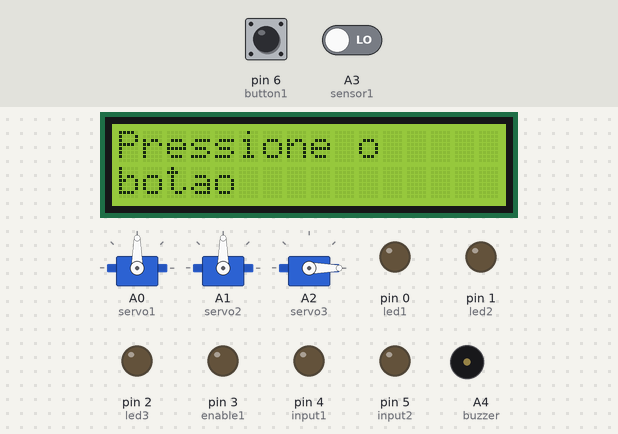
Bench run of a sketch on a simulated Arduino Uno, built with avr-gcc and run on an emulated ATmega328P. Parts: 16×2 character LCD, 3 × servo, output pins drawn as LEDs (lit = HIGH), buzzer (waves = sounding, pin HIGH). The inputs (shaded band) are chosen by the test bench; at power-on: pin 6 (button1) LOW, A3 (sensor1) LOW.

Above: at 3.2 s.
3.3 s: pin 6 (button1) pulled HIGH for 0.15 s
At 4.1 s:
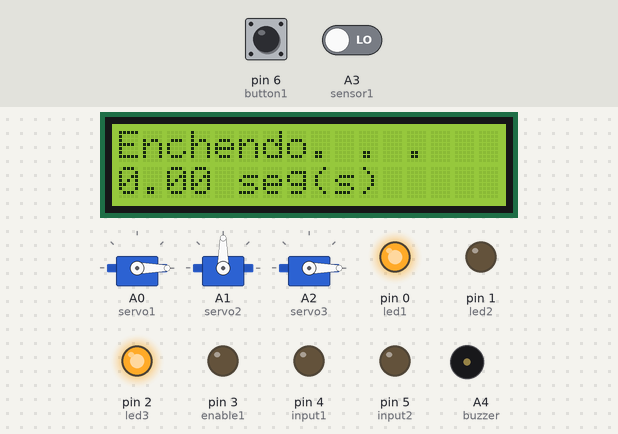
At 14.8 s:
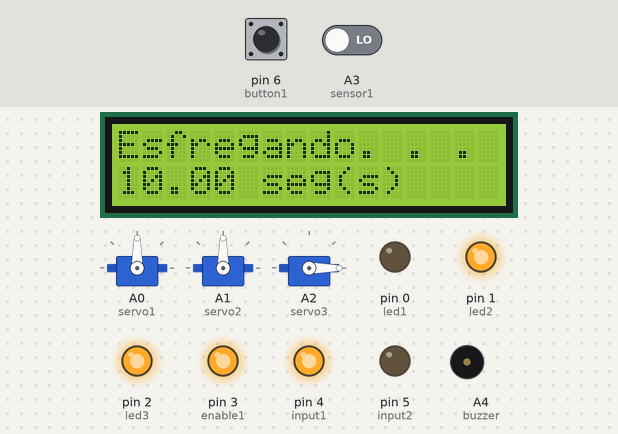
Timing chart, 0 to 16.8 s (numbered marks = the images above; inputs shaded):
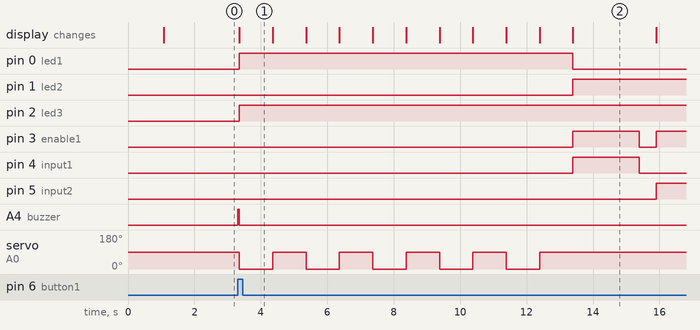

Measured:
- after the input at 3.3 s, pin 0 (led1): LOW → HIGH after 0.05 s, → LOW 10.0 s later; pin 1 (led2): LOW → HIGH after 10.1 s; pin 2 (led3): LOW → HIGH after 0.05 s; pin 3 (enable1): LOW → HIGH after 10.1 s, → LOW 2.0 s later, → HIGH 0.50 s later; pin 4 (input1): LOW → HIGH after 10.1 s, → LOW 2.0 s later; the display: changes after 0.06 s (image 1)

The sketch:

projeto_maquina_de_lavar1.ino
```cpp
#include <LiquidCrystal.h>
#include <Servo.h>
#include <IRremote.h>

// Para iniciar pressione o botão ou o número 0 no controle remoto //

int led1= 0;
int led2= 1;
int led3= 2;
int enable1 = 3;
int input1 = 4;
int input2 = 5;
int button1 = 6;
IRrecv irrecv = 7;

LiquidCrystal lcd(13, 12, 11, 10, 9, 8);

int sensor1 = A3;
int buzzer = A4;

int val;
float tempo;
bool isRedOn = false;


decode_results results;

Servo servo1;
Servo servo2;
Servo servo3;


void setup()
{
 lcd.begin(16,2);
 lcd.clear();
 lcd.print("Bem vindo");
 delay(1000);
 lcd.clear();
 lcd.print("Pressione o");
 lcd.setCursor(0,1);
 lcd.print("botao");
 delay(1000);

 pinMode(input1, OUTPUT);
 pinMode(enable1,OUTPUT);
 pinMode(input2, OUTPUT);
 pinMode(led1,   OUTPUT);
 pinMode(led2,   OUTPUT);
 pinMode(led3,   OUTPUT);
 pinMode(buzzer, OUTPUT);
 pinMode(sensor1, INPUT);
 pinMode(button1, INPUT);

 servo1.attach(A0);
 servo2.attach(A1);
 servo3.attach(A2);

 //Serial.begin(9600);

 irrecv.enableIRIn();
}


void beep()
{
 analogWrite(buzzer, 150);
 delay(50);
 analogWrite(buzzer,0);
}


void rotateLeft()
{
 digitalWrite(enable1, HIGH);
 digitalWrite(input1, HIGH);
}


void rotateRight()
{
 digitalWrite(enable1, HIGH);
 digitalWrite(input2, HIGH);
}


void parar()
{
 digitalWrite(enable1, LOW);
 digitalWrite(input1, LOW);
 digitalWrite(input2, LOW);
}


void abreTampa()
{
 servo3.write(90);
}


void fechaTampa()
{
 servo3.write(0);
}


void texto1()
{
 lcd.clear();
 lcd.print("TAMPA ABERTA!");
 delay(1500);
}


void texto2()
{
 lcd.clear();
 lcd.print("  Pressione o   ");
 lcd.setCursor(0,1);
 lcd.print("     botao!     ");
}


void timer0()
{
 lcd.setCursor(0,1);
 lcd.print(tempo);
 lcd.print(" seg(s)");
}


void timer1()
{
 lcd.setCursor(0,1);
 lcd.print(tempo++);
 lcd.print(" seg(s)");
}


void timer2()
{
 lcd.setCursor(0,1);
 lcd.print(tempo=tempo+2.5);
 lcd.print(" seg(s)");
}


void controleremoto()
{
 if(irrecv.decode(&results))
  {
   //Serial.println(results.value, HEX);
   switch (results.value)
    {
     case 0xFD30CF: //botao0
       beep();
       fechaTampa();
       digitalWrite(led3,HIGH);
       operacao();
       abreTampa();
 	   delay(5000);
       break;

     case 0xFD08F7:  //botao1

       break;

     case 0xFD8877:  //botao2

       break;

     case 0xFD48B7:  //botao3

       break;

     case 0xFD28D7:  //botao4

       break;

     case 0xFDA857:  //botao5

       break;

      case 0xFD6897: //botao6

       break;

     case 0xFD18E7:  //botao7

       break;

     case 0xFD9867:  //botao8

       break;

     case 0xFD58A7:  //botao9

      break;
    }
    irrecv.resume();
  }
}


void operacao()
{
	       //Encher com água
   	  for(int cont=0;cont<5;cont++)
      	   {
            digitalWrite(led1,HIGH);
            lcd.clear();
            lcd.print("Enchendo. . .");
		    timer1();
		    servo1.write(0);
 		    delay(1000);
            timer1();
		    servo1.write(90);
 		    delay(1000);

           }

    		    //Esfregar
   	  for(int cont=0;cont<5;cont++)
       	   {
        	digitalWrite(led1,LOW);
            digitalWrite(led2,HIGH);
            lcd.clear();
            lcd.print("Esfregando. . .");
            timer0();
            rotateLeft();
		    delay(2000);
		    parar();
            delay(500);
            timer2();
		    rotateRight();
		    delay(2000);
            parar();
            delay(500);
            timer2();
           }

    			// Repouso
   	  for(int cont=0;cont<5;cont++)
           {
        	digitalWrite(led2,LOW);
    		digitalWrite(led1,HIGH);
    		lcd.clear();
        	lcd.print("De molho. . .");
    		timer0();
  			delay(1000);
           	timer1();
           }

  				// Retirar a água
   	  for(int cont=0;cont<5;cont++)
           {
        	digitalWrite(led1,LOW);
           	digitalWrite(led2,HIGH);
            lcd.clear();
            lcd.print("Esvaziando. . .");
           	timer1();
            servo2.write(0);
 			delay(1000);
           	timer1();
			servo2.write(90);
 			delay(1000);
    	   }

  				// Centrifugar
   	  for(int cont=0;cont<10;cont++)
           {
        	digitalWrite(led2,LOW);
   			digitalWrite(led1,HIGH);
			lcd.clear();
			lcd.print("Centrifugando. . .");
   			timer0();
			rotateLeft();
		    delay(1000);
            timer1();
           }

 parar();
 digitalWrite(led2,HIGH);
 lcd.clear();
 lcd.print("Roupa lavada !!!!");
 timer0();
}


void loop()
{
  controleremoto();

  switch (digitalRead(button1))
   {
     case HIGH:
       beep();
       fechaTampa();
       digitalWrite(led3,HIGH);
       operacao();
       abreTampa();
 	   delay(5000);
       beep();
       break;

     case LOW:

       break;
   }
  switch (digitalRead(sensor1))
   {
     case HIGH:
       abreTampa();
        break;

     case LOW:
       fechaTampa();
        break;
   }


}
 
```
